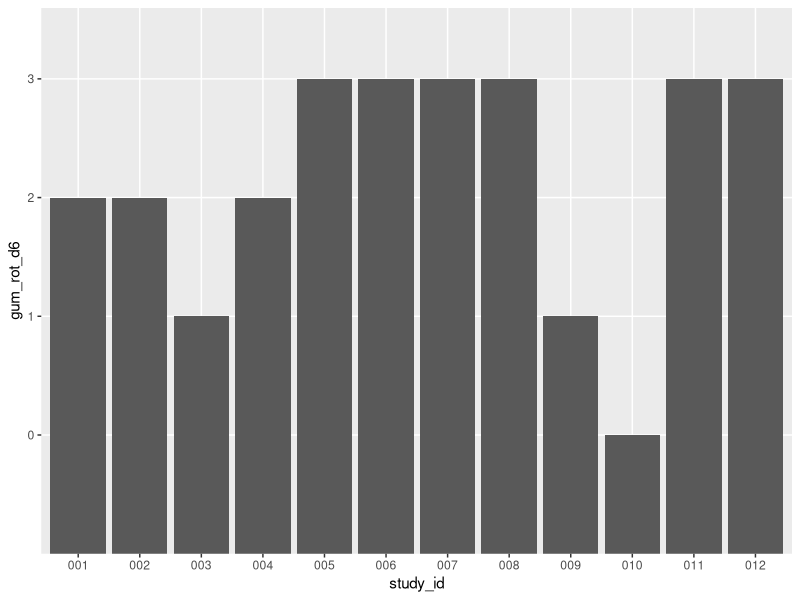

Generate this figure with R:
library(readr)
library(tidyverse)

scurvy <- read_csv("scurvy.csv")
summary(scurvy)

# Changing each column discrete column in scurvy to just the numerical value and removing the _'word'
scurvy$gum_rot_d6 <- gsub("_.*", "", scurvy$gum_rot_d6)
scurvy$weakness_of_the_knees_d6 <- gsub("_.*", "", scurvy$weakness_of_the_knees_d6)
scurvy$skin_sores_d6 <- gsub("_.*", "", scurvy$skin_sores_d6)

# Changing each column discrete column in scurvy as above using a loop instead of repeating it for each column name
columns_to_change <- c("lassitude_d6", "fit_for_duty_d6")
for (i in columns_to_change) { scurvy[[i]] <- gsub("_.*", "", scurvy[[i]])
}

ggplot(data = scurvy, aes(x = study_id, y = gum_rot_d6)) +
  geom_col()
# Note: that geom_bar y-axis is always count and this cannot be changed, if you want to plot two variables against eachother (not just counts against one variable) you will need to use geom_col